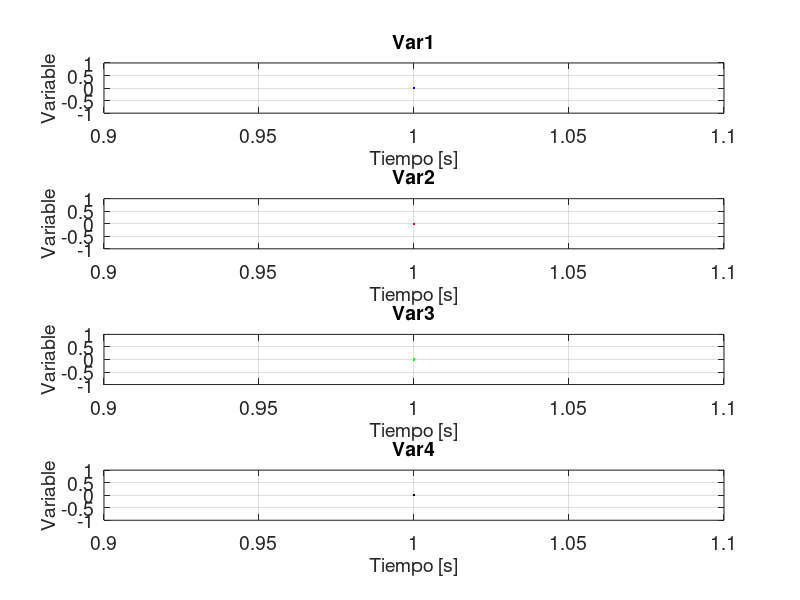

This figure's MATLAB source: (Note: this script raises an error after producing the figure.)
%/%%
  % @brief Continuously plot file data
  %/
 
% Author: Gustavo Diaz

close all;
clc

file_path = 'data/';
file_name = input('file_name: ','s');
file_ext = '.txt';
full_name = strcat(file_path, file_name, file_ext);

var1 = 0;
var2 = 0;
var3 = 0;
var4 = 0;

max_var1 = 0;
min_var1 = 0;
max_var2 = 0;
min_var2 = 0;
max_var3 = 0;
min_var3 = 0;
max_var4 = 0;
min_var4 = 0;

sz = 0;
window_sz = 1000;

figure(1)
fig1 = axes;
ax1 = subplot(4,1,1);
plot(ax1, var1, 'b')
grid on
set(gca,'fontsize',14)
title('Var1', 'fontsize', 14)
xlabel(ax1, 'Tiempo [s]', 'fontsize', 14); ylabel('Variable', 'fontsize', 14);
% hold on
% figure(2)
% fig2 = axes;
ax2 = subplot(4,1,2);
plot(ax2, var2, 'r')
grid on
set(gca,'fontsize',14)
title('Var2', 'fontsize', 14)
xlabel(ax2, 'Tiempo [s]', 'fontsize', 14); ylabel('Variable', 'fontsize', 14);
% legend('Ángulo del Cubo [°]', 'Velocidad del Cubo [°/s]', 'Torque aplicado [Nm]')

ax3 = subplot(4,1,3);
plot(ax3, var3, 'g')
grid on
set(gca,'fontsize',14)
title('Var3', 'fontsize', 14)
xlabel(ax3, 'Tiempo [s]', 'fontsize', 14); ylabel('Variable', 'fontsize', 14);

ax4 = subplot(4,1,4);
plot(ax4, var4, 'k')
grid on
set(gca,'fontsize',14)
title('Var4', 'fontsize', 14)
xlabel(ax4, 'Tiempo [s]', 'fontsize', 14); ylabel('Variable', 'fontsize', 14);

while 1
	data = dlmread(full_name);
	var1 = data(:,1);
	var2 = data(:,2);
	var3 = data(:,3);
	var4 = data(:,4);
	sz = length(var1);

	if (max(var1)>=max_var1)
		max_var1 = max(var1);
	end
	if (min(var1)<=min_var1)
		min_var1 = min(var1);
	end

	if (max(var2)>=max_var2)
		max_var2 = max(var2);
	end
	if (min(var2)<=min_var2)
		min_var2 = min(var2);
	end

	if (max(var3)>=max_var3)
		max_var3 = max(var3);
	end
	if (min(var3)<=min_var3)
		min_var3 = min(var3);
	end

	if (max(var4)>=max_var4)
		max_var4 = max(var4);
	end
	if (min(var4)<=min_var4)
		min_var4 = min(var4);
	end

	subplot(4,1,1);
	% plot(fig1, var1, 'b')
	plot(ax1, var1, 'b')
	ylim([min_var1-10 max_var1+10])
	% xlim([sz-window_sz sz+window_sz])
	% hold on
	subplot(4,1,2)
	% plot(fig1, var2, 'r')
	plot(ax2, var2, 'r')
	ylim([min_var2-10 max_var2+10])
	% xlim([sz-window_sz sz+window_sz])

	subplot(4,1,3)
	% plot(fig1, var2, 'r')
	plot(ax3, var3, 'g')
	ylim([min_var3-10 max_var3+10])
	% xlim([sz-window_sz sz+window_sz])

	subplot(4,1,4)
	% plot(fig1, var2, 'r')
	plot(ax4, var4, 'k')
	ylim([min_var4-10 max_var4+10])
	% xlim([sz-window_sz sz+window_sz])

	pause(1)
end